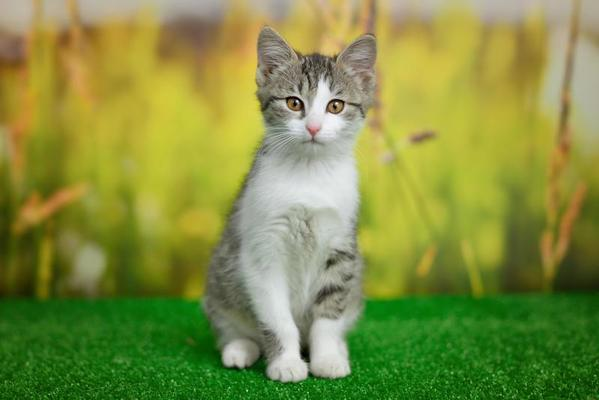
#> input picture photos/fourthcat.png, 599 x 400 px, found by its file name
$ python '13 histogramComputation.py'
#> lines starting #> are read from the running program, lines starting #| are printed output that depends on the picture; after the words box and inside, x2 and y2 are one past the last pixel; in counts of white or black regions, pixels touching at a corner belong together
import cv2 as cv

# 13 Histogram Comptation
# histograms allow you to visualize the distribution of pixel intensity in an image
#whether its a color image or grayscale, you can visualize pixel intensity distributions
#with help help of histogram which is a sort of graph/plot
#also you cn create a mask, so that youre only computing the histogram for a selected portion of an image
import numpy as np
import matplotlib.pyplot as plt

img=cv.imread('Photos/fourthcat.png')
#> img is the input picture: shape (400, 599, 3); mean B, G, R 66, 142.6, 129.7
cv.imshow('Cats', img)

gray=cv.cvtColor(img, cv.COLOR_BGR2GRAY)
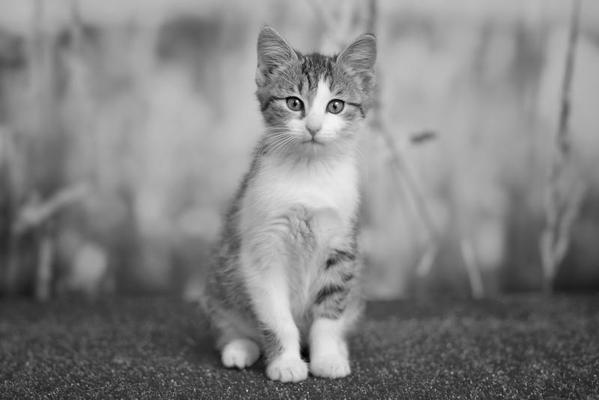
#> gray: shape (400, 599); min 0, max 250, mean 130
#cv.imshow('Gray', gray)

#creating mask
blank = np.zeros((img.shape[:2]), dtype='uint8')
circle=cv.circle(blank, (img.shape[1]//2, (img.shape[0]//3)), 100, 255, -1)
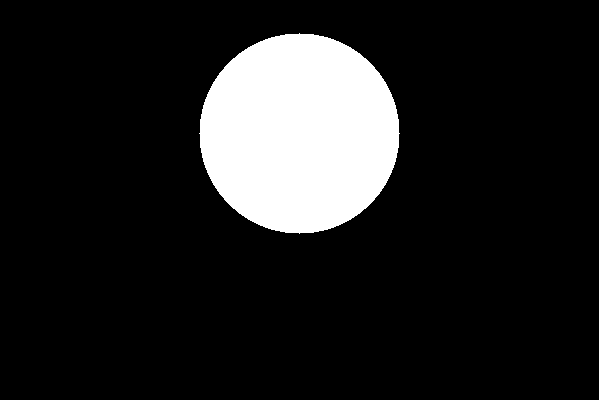
#> blank: shape (400, 599); 13.1% white; 1 white region, box (x1, y1, x2, y2) and area: (199, 33, 400, 234) 31417

#mask_gray=cv.bitwise_and(gray, gray, mask=circle)
#cv.imshow('Mask', mask_gray)

#Computing histogram for grayscale images
#gray_hist=cv.calcHist([gray], [0], None, [256], [0,256])        #<image as a list (we are only doing for 1 image so pass in image)>,
                                                                #<number of channels as a list-specifies the index of the channel we want to compute a histogram for(we are computing histogram for grayscale img so pass in 0)>,
                                                                #<provide a mask - if you want to compleate a histogram for a specific portion of an image (in this case no so pass None)>,
                                                                #<histSize as a list- number of bins we want to use to compute histogram (for now pass [256]))>,
                                                                #<specify the range of all possible pixel values as a list (for our case [0, 256])>,

#plt.figure()                         #instanciate
#plt.title('Grayscale Histogam')       #give it a title
#plt.xlabel('Bins')                    #give it a label across x-axis
#plt.ylabel('# of Pixels')             #give it a label across y-axis
#plt.plot(gray_hist)                   #plot it
#plt.xlim([0, 256])                    #give it a limit across x-axis as list
#plt.show()                            #display the image

#gray_hist_masked=cv.calcHist([gray], [0], mask_gray, [256], [0,256])

#plt.figure()                         #instanciate
#plt.title('Grayscale Histogam With Mask')       #give it a title
#plt.xlabel('Bins')                    #give it a label across x-axis
#plt.ylabel('# of Pixels')             #give it a label across y-axis
#plt.plot(gray_hist_masked)            #plot it
#plt.xlim([0, 256])                    #give it a limit across x-axis as list
#plt.show()

#so what you see is that the number of bins across the x axis represent the intervals of pixel intensity
#so we have a peak at about 65 on the x, and 2100 on the y. this means we have about 2100 pixels
#with an intensity of 65


#Computing histogam for a color rgb image
#plt.figure()                         #instanciate
#plt.title('Color Histogam')       #give it a title
#plt.xlabel('Bins')                    #give it a label across x-axis
#plt.ylabel('# of Pixels')             #give it a label across y-axis

#colors= ('b', 'g','r')    #define a tuple of colors
#for i,col in enumerate(colors):
#    hist=cv.calcHist([img],[i],None, [256],[0,256])     #plot the histogram <img>,<channels>,<mask>, <histsize [256]>,<ranges [0,256]>
#    plt.plot(hist, color=col)
#    plt.xlim([0, 256])

#plt.show()

#cv.waitKey(0)


#Computing histogam for a color rgb image with a mask -GOT AN ERROR HERE IDK WHYYYYYYYYYYYYYYY
mask_clr=cv.bitwise_and(img, img, mask=circle)
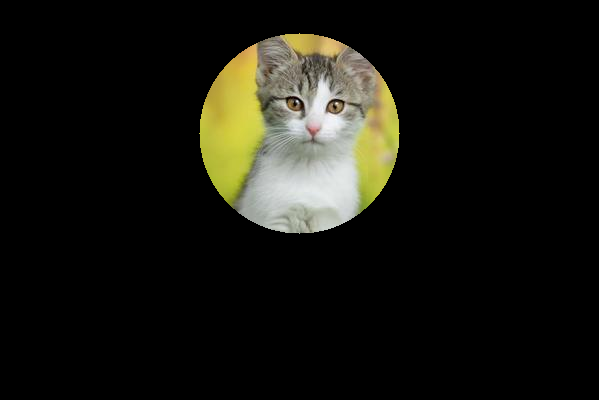
#> mask_clr: shape (400, 599, 3); mean B, G, R 16.3, 22.6, 23
cv.imshow('Mask or color', mask_clr)


plt.figure()                         #instanciate
plt.title('Color Histogam With Mask')       #give it a title
plt.xlabel('Bins')                    #give it a label across x-axis
plt.ylabel('# of Pixels')             #give it a label across y-axis
colors= ('b', 'g','r')    #define a tuple of colors

for i,col in enumerate(colors):
#> (the run stopped early here; a loop or call above may not have finished)

$ run again, with photos/firstcat.png copied over photos/fourthcat.png
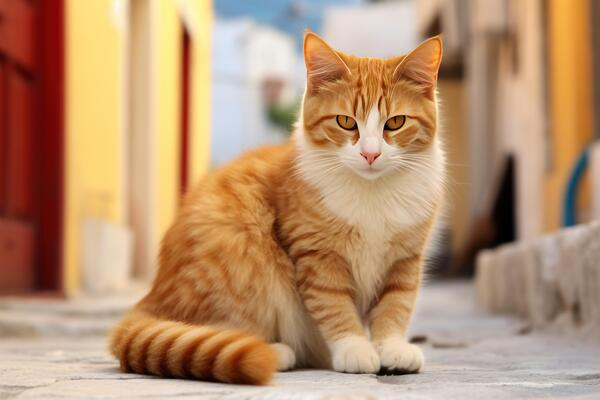
#> input picture photos/firstcat.png, 600 x 400 px, found by its file name
#> img is the input picture: shape (400, 600, 3); mean B, G, R 112, 145.3, 183.5
#> `gray=cv.cvtColor(img, cv.COLOR_BGR2GRAY)`:
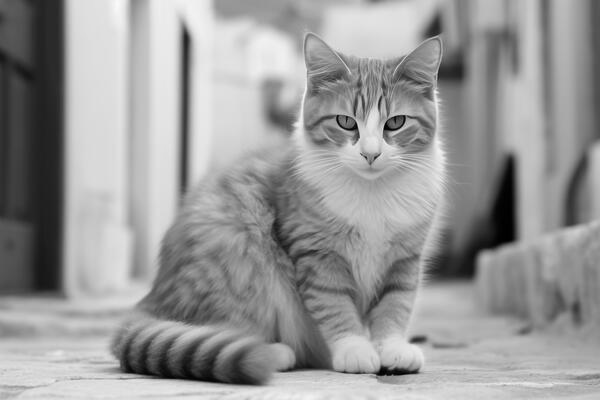
#> gray: shape (400, 600); min 0, max 250, mean 153
#> blank: shape (400, 600); 13.1% white; 1 white region, box (x1, y1, x2, y2) and area: (200, 33, 401, 234) 31417
#> `mask_clr=cv.bitwise_and(img, img, mask=circle)`:
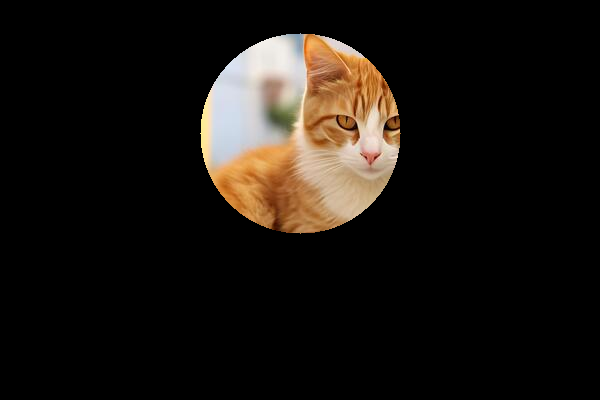
#> mask_clr: shape (400, 600, 3); mean B, G, R 16.4, 21, 25.8

$ run again, with photos/group_1.png copied over photos/fourthcat.png
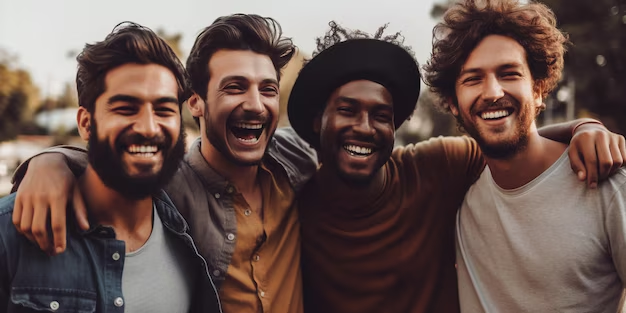
#> input picture photos/group_1.png, 626 x 313 px, found by its file name
#> img is the input picture: shape (313, 626, 3); mean B, G, R 77.8, 83.1, 103.8
#> `circle=cv.circle(blank, (img.shape[1]//2, (img.shape[0]//3)), 100, 255..`:
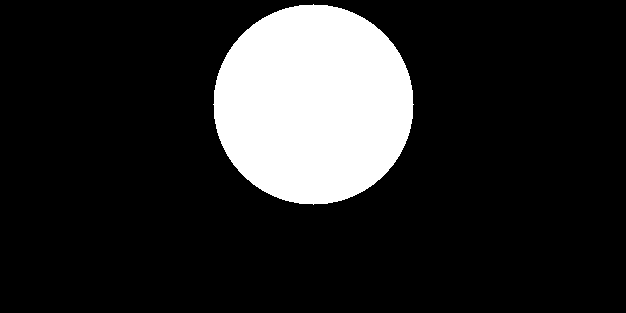
#> blank: shape (313, 626); 16% white; 1 white region, box (x1, y1, x2, y2) and area: (213, 4, 414, 205) 31417
#> `mask_clr=cv.bitwise_and(img, img, mask=circle)`:
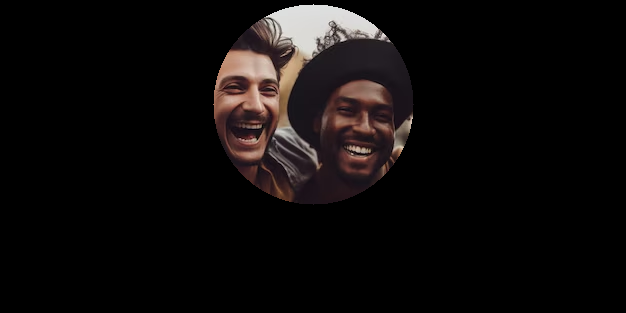
#> mask_clr: shape (313, 626, 3); mean B, G, R 11.2, 11.5, 14.4

$ run again, with photos/group_2.png copied over photos/fourthcat.png
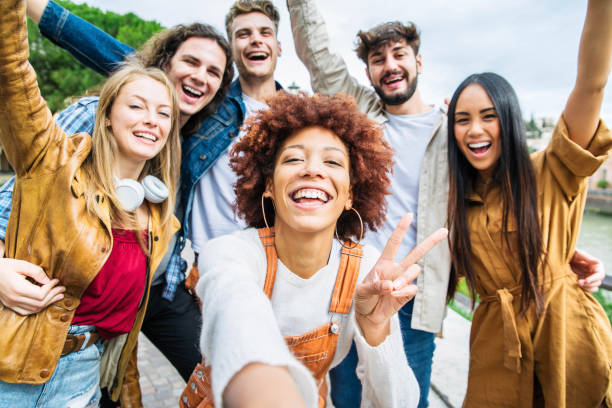
#> input picture photos/group_2.png, 612 x 408 px, found by its file name
#> img is the input picture: shape (408, 612, 3); mean B, G, R 127.8, 144.4, 165
#> `circle=cv.circle(blank, (img.shape[1]//2, (img.shape[0]//3)), 100, 255..`:
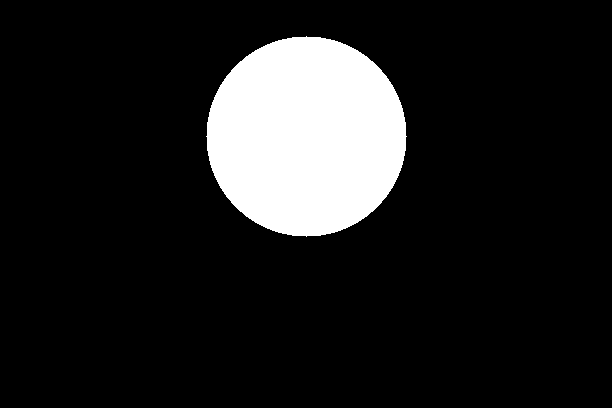
#> blank: shape (408, 612); 12.6% white; 1 white region, box (x1, y1, x2, y2) and area: (206, 36, 407, 237) 31417
#> `mask_clr=cv.bitwise_and(img, img, mask=circle)`:
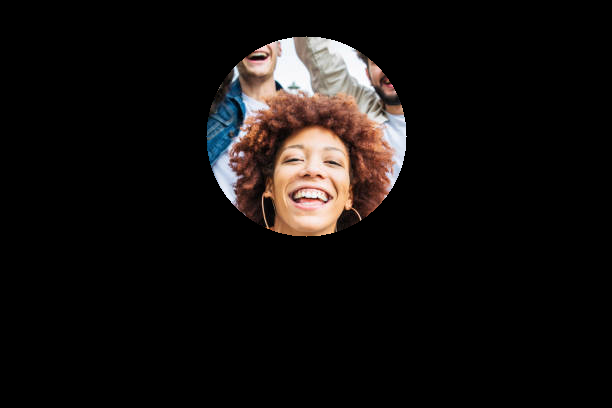
#> mask_clr: shape (408, 612, 3); mean B, G, R 14.9, 16.1, 19.4
